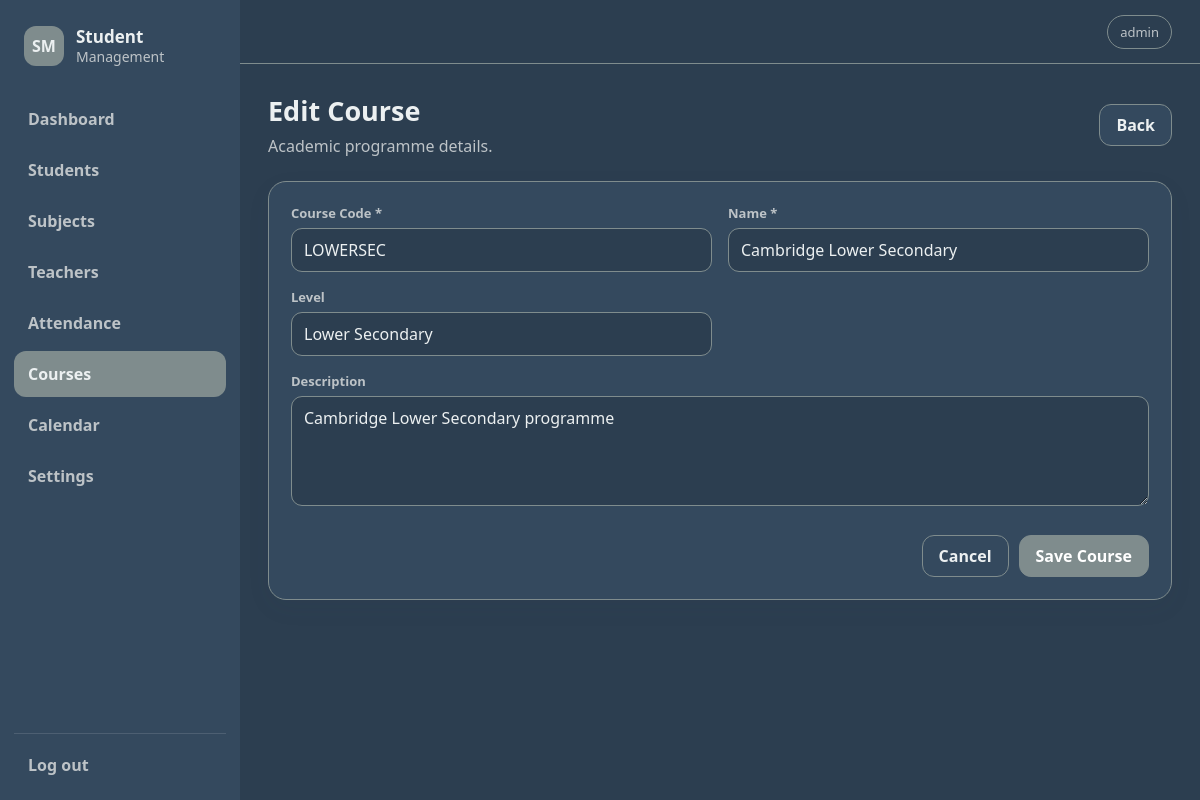
/courses/2/edit (signed in), run on the app's committed database.
### tables this page shows
CREATE TABLE courses (
            id INTEGER PRIMARY KEY AUTOINCREMENT,
            course_code TEXT UNIQUE,
            name TEXT NOT NULL,
            level TEXT,
            description TEXT
        );

### app.py (the view, shortened to what this page needs)
@app.route("/courses/new", methods=["GET", "POST"])
@app.route("/courses/<int:course_id>/edit", methods=["GET", "POST"])
@login_required
def course_form(course_id=None):
    course = next((row for row in database.get_courses()
                  if row["id"] == course_id), None) if course_id else None
    return render_template("course_form.html", course=course)

### app.py (called while the page is built)
def login_required(view):
    @wraps(view)
    def wrapped(*args, **kwargs):
        if "user" not in session:
            return redirect(url_for("login"))
        return view(*args, **kwargs)
    return wrapped

@app.context_processor
def inject_globals():
    return {
        "menu": MENU,
        "theme": database.get_setting("theme", "light"),
        "current_user": session.get("user"),
    }

### database.py (called while the page is built)
def get_connection():
    connection = sqlite3.connect(DB_PATH)
    connection.row_factory = sqlite3.Row
    connection.execute("PRAGMA foreign_keys = ON")
    return connection

def get_courses():
    connection = get_connection()
    rows = connection.execute(
        "SELECT * FROM courses ORDER BY name COLLATE NOCASE"
    ).fetchall()
    connection.close()
    return rows

def get_setting(key, default=""):
    connection = get_connection()
    row = connection.execute(
        "SELECT value FROM settings WHERE key=?", (key,)
    ).fetchone()
    connection.close()
    return row["value"] if row else default

### templates/course_form.html (shortened to what this page needs)
{% extends 'base.html' %}
{% block content %}
<div class="page-heading"><div><h1>{{ 'Edit Course' if course else 'Add Course' }}</h1><p>Academic programme details.</p></div><a class="button" href="{{ url_for('courses') }}">Back</a></div>
<form method="post" class="card form-card"><div class="form-grid two"><div><label>Course Code *</label><input name="course_code" value="{{ course.course_code if course else '' }}" required></div><div><label>Name *</label><input name="name" value="{{ course.name if course else '' }}" required></div><div><label>Level</label><input name="level" value="{{ course.level if course else '' }}"></div><div class="span-2"><label>Description</label><textarea name="description" rows="4">{{ course.description if course else '' }}</textarea></div></div><div class="form-actions"><a class="button" href="{{ url_for('courses') }}">Cancel</a><button class="button primary" type="submit">Save Course</button></div></form>
{% endblock %}

### static/style.css (style rules this page uses)
:root { --navy: #2C3E50; --blue: #34495E; --gray: #7F8C8D; --silver: #BDC3C7; --light: #ECF0F1; --white: #FFFFFF; --danger: #C0392B; --success: #27AE60; --radius: 18px; }
* { box-sizing: border-box; }
html, body { margin: 0; min-height: 100%; font-family: "Segoe UI", Arial, sans-serif; }
body { background: var(--page); color: var(--text); }
a { color: inherit; text-decoration: none; }
button, input, select, textarea { font: inherit; }
html[data-theme="dark"] { --page: var(--navy); --sidebar: var(--blue); --sidebar-hover: var(--gray); --card: var(--blue); --text: var(--light); --muted: var(--silver); --border: var(--gray); --input: var(--navy); --table-alt: var(--navy); --accent: var(--gray); --accent-hover: var(--silver); }
.page-heading { display: flex; justify-content: space-between; align-items: center; gap: 16px; margin-bottom: 22px; }
h1 { font-size: 27px; margin: 0 0 5px; }
p { line-height: 1.55; }
.page-heading p, .muted, .hint { color: var(--muted); margin: 0; }
.card, .stat-card { background: var(--card); border: 1px solid var(--border); border-radius: var(--radius); box-shadow: 0 8px 24px rgba(44,62,80,.06); }
.card { padding: 22px; }
.button { display: inline-flex; align-items: center; justify-content: center; min-height: 40px; padding: 9px 16px; border: 1px solid var(--border); border-radius: 12px; background: var(--card); color: var(--text); font-weight: 700; cursor: pointer; transition: .15s ease; }
.button.primary { background: var(--accent); color: white; border-color: var(--accent); }
input, select, textarea { width: 100%; border: 1px solid var(--border); background: var(--input); color: var(--text); border-radius: 11px; padding: 10px 12px; outline: none; }
label { display: block; color: var(--muted); font-size: 13px; font-weight: 700; margin-bottom: 6px; }
.form-card { max-width: 1000px; }
.form-grid { display: grid; gap: 16px; }
.form-grid.two { grid-template-columns: repeat(2, 1fr); }
.span-2 { grid-column: span 2; }
.form-actions { display: flex; justify-content: flex-end; gap: 10px; margin-top: 24px; }

### data on the page
courses: course_code "LOWERSEC", name "Cambridge Lower Secondary", level "Lower Secondary", description "Cambridge Lower Secondary programme"

### other printed values
{{ label }} "Dashboard" "Students" "Subjects" "Teachers" "Attendance" "Courses" "Calendar" "Settings"
{{ current_user }} "admin"
{{ 'Edit Course' if course else 'Add Course' }} "Edit Course"
